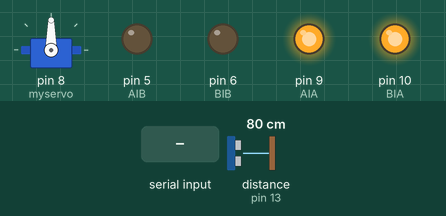
Simulated run of this sketch. Board: Arduino Uno, built with avr-gcc and run on an emulated ATmega328P. On the bench: servo, output pins drawn as LEDs (lit = HIGH). Dashed ring = blinking. Inputs (shaded band) come from the test bench; at power-on: distance to the obstacle (sensor on pin 13) 80 cm. The echo pulse lasts 58.3 µs per cm; what the sketch prints to the serial monitor is not drawn.

Above: at 1.2 s.
1.3 s: distance to the obstacle (sensor on pin 13) set to 10 cm
3.0 s: distance to the obstacle (sensor on pin 13) set to 7 cm
At 5.7 s:
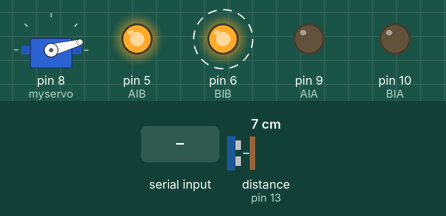
6.0 s: "L" received over the second serial link
At 7.7 s:
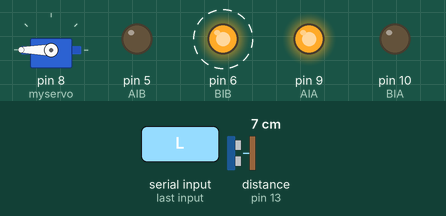
9.0 s: distance to the obstacle (sensor on pin 13) set to 9 cm
At 10.6 s:
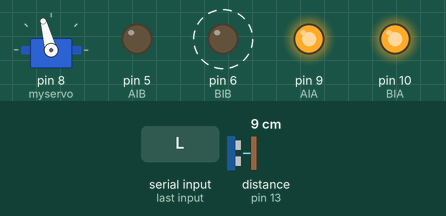
10.9 s: "R" received over the second serial link
At 11.3 s:
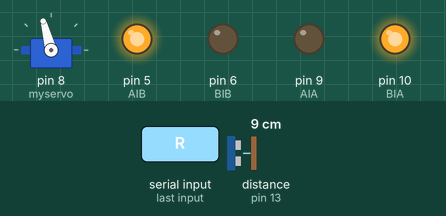
13.9 s: "A" received over the second serial link
At 15.0 s:
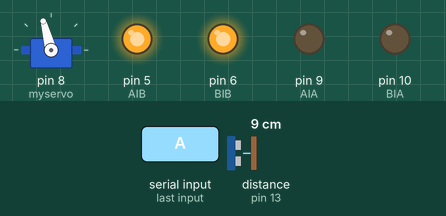
Timing chart, 0 to 17.4 s (numbered marks = the images above; inputs shaded):
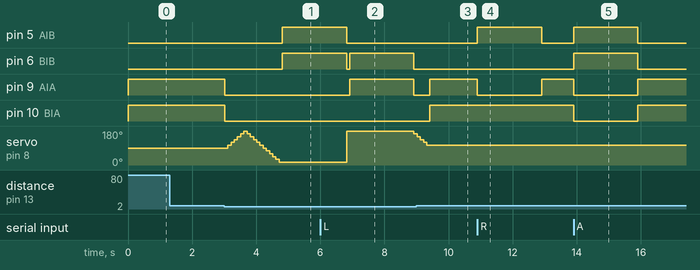

Measured:
- the behaviour switches between 9 and 8 cm on distance to the obstacle (sensor on pin 13) (found by bisection; images 0 and 1)
- after the input at 1.3 s, every drawn part: stays the same
- after the input at 3.0 s, pin 5 (AIB), pin 6 (BIB): LOW → HIGH after 1.8 s; pin 9 (AIA), pin 10 (BIA): HIGH → LOW at once; servo on pin 8 (myservo): rises from 90° to 180° in 0.50 s, then falls to 15° in 1.1 s
- after the input at 6.0 s, pin 9 (AIA): LOW → HIGH after 0.92 s, → LOW 2.0 s later
- after the input at 9.0 s, pin 9 (AIA), pin 10 (BIA): LOW → HIGH after 0.42 s; servo on pin 8 (myservo): goes on until 9.3 s, then stays 105°
- after the input at 10.9 s, pin 5 (AIB): LOW → HIGH at once, → LOW 2.0 s later; pin 9 (AIA): HIGH → LOW at once, → HIGH 2.0 s later
- after the input at 13.9 s, pin 5 (AIB), pin 6 (BIB): LOW → HIGH at once, → LOW 2.0 s later; pin 9 (AIA), pin 10 (BIA): HIGH → LOW at once, → HIGH 2.0 s later

The sketch:

Robot_Toy_car.ino
```cpp
/* Robot Toy car
  藍牙HC-06 2,3
  減速馬達1:150
  馬達控制板L9110 5,9 6,10
  超音波測距HC-SR04 12,13
  伺服馬達SG90 8
*/
#include <Ultrasonic.h>
#include <Servo.h>
#include <SoftwareSerial.h>

#define TRIGGER_PIN  12
#define ECHO_PIN     13

SoftwareSerial BT(2,3);//藍芽接收傳送腳
char command;//BT接收的資訊
Ultrasonic ultrasonic(TRIGGER_PIN, ECHO_PIN);
Servo myservo; // 建立Servo物件，控制伺服馬達

int x;

const int AIA = 9;  // (pwm) pin 9 connected to pin A-IA
const int AIB = 5;  // (pwm) pin 5 connected to pin A-IB
const int BIA = 10; // (pwm) pin 10 connected to pin B-IA
const int BIB = 6;  // (pwm) pin 6 connected to pin B-IB

byte speed = 255;  // change this (0-255) to control the speed of the motors

void setup() {
  BT.begin(9600);//啟動軟體序列埠
  Serial.begin(9600);
  myservo.attach(8); // 連接數位腳位8，伺服馬達的訊號線

  pinMode(AIA, OUTPUT); // set pins to output
  pinMode(AIB, OUTPUT);
  pinMode(BIA, OUTPUT);
  pinMode(BIB, OUTPUT);
}

void loop() {
  float cmMsec, inMsec;
  long microsec = ultrasonic.timing();

  cmMsec = ultrasonic.convert(microsec, Ultrasonic::CM);
  inMsec = ultrasonic.convert(microsec, Ultrasonic::IN);
  Serial.print(",    MS: ");
  Serial.print(microsec);
  //判斷MS是否低於500
  if(microsec<500)//前方有障礙
  {
    for(int i=90 ; i<180 ; i =i+15)//see轉左
    {
      myservo.write(i);// 使用write，傳入角度
      Stop();
      delay(100);
      BTcontrcl();//BT控制
    }
    microsec = ultrasonic.timing();
    if(microsec<500)//左方是否有障礙
    {
      for(int i=180 ; i>0 ; i =i-15)//see轉右
      {
        myservo.write(i);// 使用write，傳入角度
        Stop();
        delay(100);
        BTcontrcl();
      }
      microsec = ultrasonic.timing();
      if(microsec<500)//右方是否有障礙
      {
        backward();
        delay(2000);
        microsec = ultrasonic.timing();
        if(microsec>500)//右方是否有障礙
        {
          right();
          delay(1000);
        }
        for(int i=180 ; i>90 ; i =i-15)
        {
          myservo.write(i);// 使用write，傳入角度
          Stop();
          delay(100);
          BTcontrcl();
        }
      }
      else//右方沒障礙右轉
      {
        right();
        delay(1000);
        for(int i=180 ; i>90 ; i =i-15)
        {
          myservo.write(i);// 使用write，傳入角度
          Stop();
          delay(100);
          BTcontrcl();
        }
        BTcontrcl();//BT控制
      }
    }
    else//左方沒障礙左轉
    {
      left();//左轉
      delay(1000);
      for(int i=180 ; i>90 ; i =i-15)
      {
        myservo.write(i);// 使用write，傳入角度
        Stop();
        delay(100);
        BTcontrcl();
      }
      BTcontrcl();//BT控制
    }
  }
  else
  {
    forward();
    BTcontrcl();//BT控制
  }


  //forward();
  //delay(1000);
  //backward();
  //delay(500);
  //left();
  //delay(1000);
  //right();
  //delay(1000);
}

void BTcontrcl()//藍芽控制
{
  if (BT.available()>0)
  {
    command = BT.read();//讀取BT

    switch (command)
    {
      case 'L' ://左轉
        left();
        delay(2000);
        break;
      case 'R' ://右轉
        right();
        delay(2000);
        break;
      case 'B' ://前進
        forward();
        break;
      case 'S' ://停止
        Stop();
        delay(5000);
        break;
      case 'A' ://後退
        backward();
        delay(2000);
        break;
      default :
        break;
    }
  }
}

void backward()
{
  analogWrite(AIA, 0);
  analogWrite(AIB, speed);
  analogWrite(BIA, 0);
  analogWrite(BIB, speed);
}

void forward()
{
  analogWrite(AIA, speed);
  analogWrite(AIB, 0);
  analogWrite(BIA, speed);
  analogWrite(BIB, 0);
}

void left()
{
  analogWrite(AIA, speed);
  analogWrite(AIB, 0);
  analogWrite(BIA, 0);
  analogWrite(BIB, speed);
}

void right()
{
  analogWrite(AIA, 0);
  analogWrite(AIB, speed);
  analogWrite(BIA, speed);
  analogWrite(BIB, 0);
}

void Stop()
{
  analogWrite(AIA, 0);
  analogWrite(AIB, 0);
  analogWrite(BIA, 0);
  analogWrite(BIB, 0);
}
```
